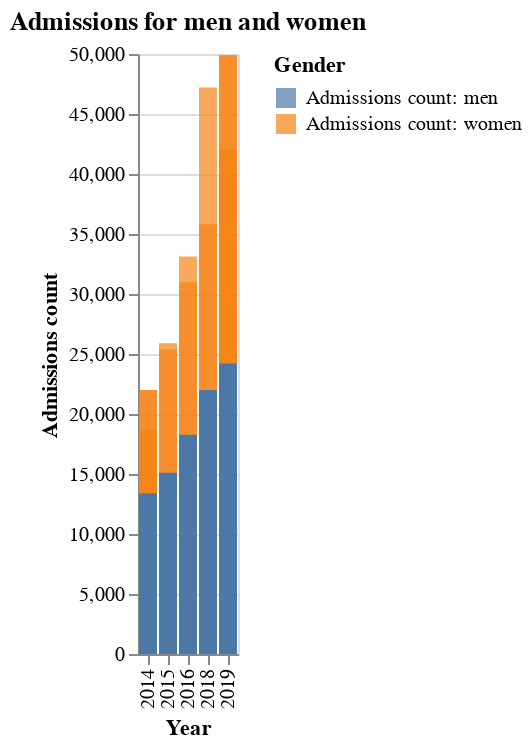

The notebook cell this image was saved under:
### Markdown cell above
Create a plot for gender

### Code cell
women_df = melted_df[melted_df['variable'] == 'Admissions count: women']
men_df = melted_df[melted_df['variable'] == 'Admissions count: men']

# Create separate charts for women and men
women_chart = alt.Chart(women_df).mark_bar(opacity=0.7).encode(
    x=alt.X("Year:O", title="Year"),
    y=alt.Y("value:Q", title="Admissions count", stack=None),
    color=alt.Color("variable:N", title="Gender"),
    tooltip=[
        alt.Tooltip("variable:N", title="Gender"),
        alt.Tooltip("value:Q", title="Admissions count",format=
",")
    ]
).properties(
    title="Admissions for men and women",
    width=50
)

men_chart = alt.Chart(men_df).mark_bar(opacity=1).encode(
    x=alt.X("Year:O", title="Year"),
    y=alt.Y("value:Q", title="Admissions count", stack=None),
    color=alt.Color("variable:N", title="Gender"),
    tooltip=[
        alt.Tooltip("variable:N", title="Gender"),
        alt.Tooltip("value:Q", title="Admissions count",format=
",")]
).properties(width=100)
# Overlay the men_chart on top of the women_chart
overlay_chart = women_chart + men_chart
overlay_chart

### Figure 1 — Vega-Lite specification as saved in the notebook (floating-point values rounded to 4 significant figures; data arrays with more than 128 entries replaced by an {"elided": "..."} marker saying what was removed)
{"config": {"view": {"continuousWidth": 400, "continuousHeight": 300}}, "layer": [{"data": {"name": "data-041d73d4cfcaff87c50e632bee5eb8c3"}, "mark": {"type": "bar", "opacity": 0.7}, "encoding": {"color": {"field": "variable", "title": "Gender", "type": "nominal"}, "tooltip": [{"field": "variable", "title": "Gender", "type": "nominal"}, {"field": "value", "format": ",", "title": "Admissions count", "type": "quantitative"}], "x": {"field": "Year", "title": "Year", "type": "ordinal"}, "y": {"field": "value", "stack": null, "title": "Admissions count", "type": "quantitative"}}, "title": "Admissions for men and women", "width": 50}, {"data": {"name": "data-825311abb0b08b3fe1f986e2a8f7e83d"}, "mark": {"type": "bar", "opacity": 1}, "encoding": {"color": {"field": "variable", "title": "Gender", "type": "nominal"}, "tooltip": [{"field": "variable", "title": "Gender", "type": "nominal"}, {"field": "value", "format": ",", "title": "Admissions count", "type": "quantitative"}], "x": {"field": "Year", "title": "Year", "type": "ordinal"}, "y": {"field": "value", "stack": null, "title": "Admissions count", "type": "quantitative"}}, "width": 100}], "$schema": "https://vega.github.io/schema/vega-lite/v4.17.0.json", "datasets": {"data-041d73d4cfcaff87c50e632bee5eb8c3": {"elided": "915 records"}, "data-825311abb0b08b3fe1f986e2a8f7e83d": {"elided": "915 records"}}}
